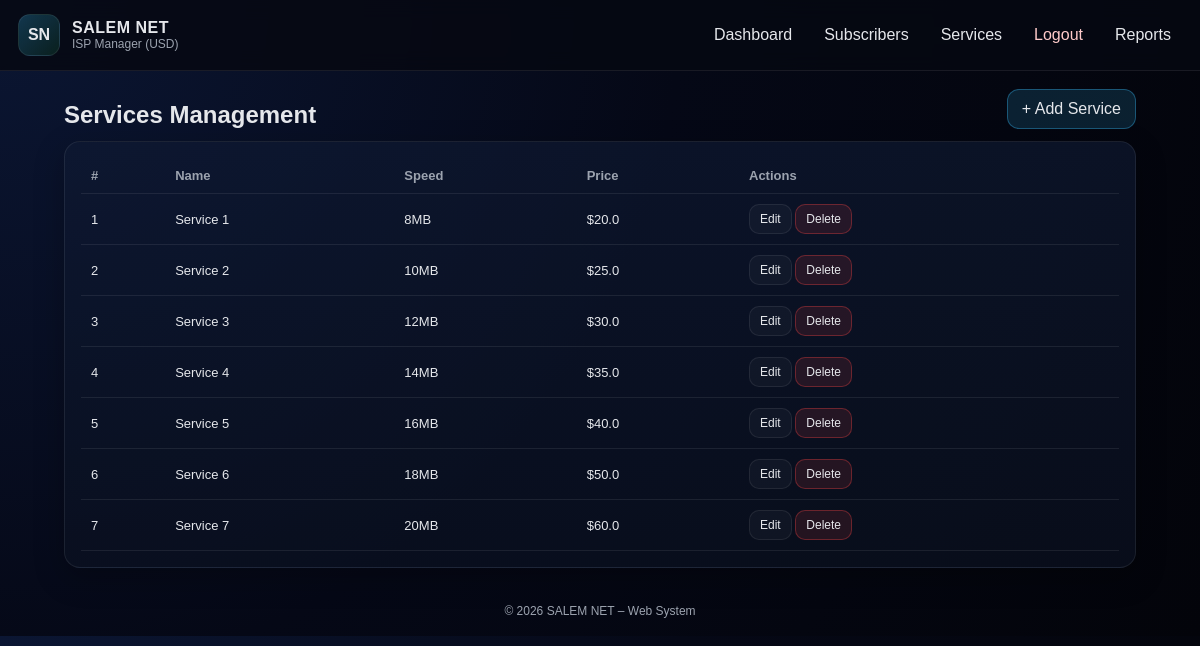
The app's page /services (signed in) with its own data.
### tables this page shows
CREATE TABLE services (
        id INTEGER PRIMARY KEY AUTOINCREMENT,
        name TEXT NOT NULL,
        speed TEXT NOT NULL,
        price REAL NOT NULL
    );

### app.py (the view)
@app.route("/services")
@login_required
def services():
    conn = db()
    c = conn.cursor()
    c.execute("SELECT * FROM services ORDER BY id")
    services = c.fetchall()
    conn.close()
    return render_template("services.html", services=services)

### app.py (called while the page is built)
def db():
    conn = sqlite3.connect(DB_PATH)
    conn.row_factory = sqlite3.Row
    return conn

def login_required(fn):
    @wraps(fn)
    def wrapper(*args, **kwargs):
        if not session.get("user"):
            return redirect(url_for("login"))
        return fn(*args, **kwargs)
    return wrapper

### templates/services.html
{% extends "layout.html" %}
{% block content %}
<div class="page-head">
  <h2>Services Management</h2>
  <a class="btn primary" href="{{ url_for('service_add') }}">+ Add Service</a>
</div>
<div class="card">
  <div class="table-wrap">
    <table class="table">
      <thead>
        <tr>
          <th>#</th>
          <th>Name</th>
          <th>Speed</th>
          <th>Price</th>
          <th class="right">Actions</th>
        </tr>
      </thead>
      <tbody>
        {% for s in services %}
        <tr>
          <td>{{ s["id"] }}</td>
          <td>{{ s["name"] }}</td>
          <td>{{ s["speed"] }}</td>
          <td>${{ s["price"] }}</td>
          <td class="right">
            <a class="btn small" href="{{ url_for('service_edit', sid=s['id']) }}">Edit</a>
            <form method="POST" action="{{ url_for('service_delete', sid=s['id']) }}" style="display:inline;" onsubmit="return confirm('Delete this service?');">
              <button class="btn small danger">Delete</button>
            </form>
          </td>
        </tr>
        {% endfor %}
      </tbody>
    </table>
  </div>
</div>
{% endblock %}

### static/css/style.css (style rules this page uses)
:root { --bg:#060912; --card:#0b1222; --card2:#0f1a33; --text:#e5e7eb; --muted:#9ca3af; --accent:#38bdf8; --ok:#22c55e; --warn:#f59e0b; --bad:#ef4444; --border: rgba(255,255,255,0.08); }
* { box-sizing:border-box }
body { margin:0; font-family: Arial, Helvetica, sans-serif; background: radial-gradient(circle at top left,#0b1633 0,#050816 50%,#03040a 100%); color:var(--text); }
.card { background: linear-gradient(180deg, rgba(15,26,51,0.65), rgba(11,18,34,0.65)); border:1px solid var(--border); border-radius:16px; padding:16px; box-shadow: 0 10px 30px rgba(0,0,0,0.25); }
.btn { display:inline-flex; align-items:center; justify-content:center; padding:10px 14px; border-radius:12px; border:1px solid var(--border); background: rgba(255,255,255,0.03); color:var(--text); text-decoration:none; cursor:pointer; gap:8px; }
.btn.primary { background: rgba(56,189,248,0.15); border-color: rgba(56,189,248,0.35); }
.btn.danger { background: rgba(239,68,68,0.12); border-color: rgba(239,68,68,0.35); }
.btn.small { padding:7px 10px; border-radius:10px; font-size:12px; }
.page-head { display:flex; justify-content:space-between; align-items:flex-end; gap:12px; margin:6px 0 12px; }
.page-head h2 { margin:0; }
.table-wrap { overflow:auto; }
.table { width:100%; border-collapse: collapse; min-width: 860px; }
.table th, .table td { padding:10px; border-bottom:1px solid var(--border); text-align:left; font-size:13px; }
.table th { color:var(--muted); font-weight:700; }
.right { text-align:right; }

### records on screen
services: id "1", name "Service 1", speed "8MB", price "20.0"
services: id "2", name "Service 2", speed "10MB", price "25.0"
services: id "3", name "Service 3", speed "12MB", price "30.0"
services: id "4", name "Service 4", speed "14MB", price "35.0"
services: id "5", name "Service 5", speed "16MB", price "40.0"
services: id "6", name "Service 6", speed "18MB", price "50.0"
services: id "7", name "Service 7", speed "20MB", price "60.0"
